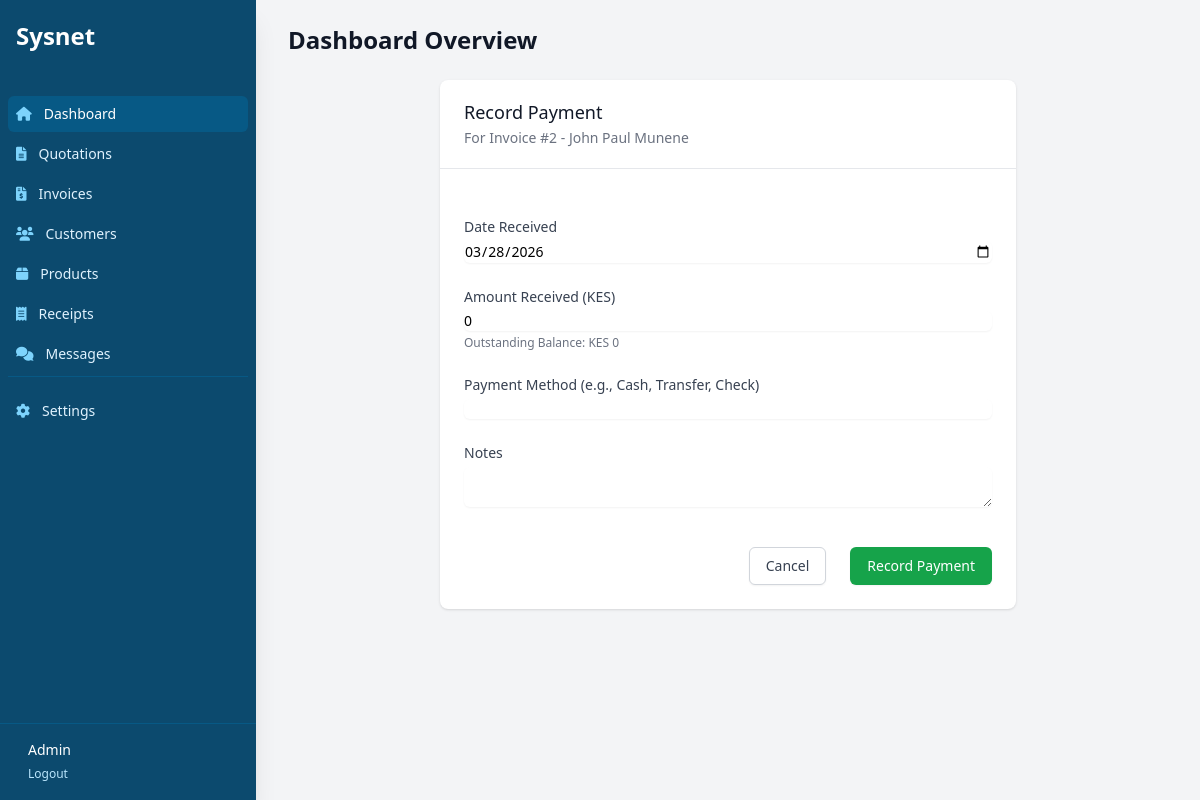
Page /billing/invoice/2/payment/ (signed in) on the committed database.
### billing/models.py (models this page shows, shortened)
class Invoice(models.Model):
    PENDING = 'pending'
    PAID = 'paid'
    OVERDUE = 'overdue'
    STATUS_CHOICES = [
        (PENDING, 'Pending'),
        (PAID, 'Paid'),
        (OVERDUE, 'Overdue'),
    ]
    customer = models.ForeignKey(Customer, on_delete=models.CASCADE)
    quotation = models.OneToOneField(Quotation, on_delete=models.SET_NULL, null=True, blank=True)
    date = models.DateField(default=timezone.now)
    due_date = models.DateField(null=True, blank=True)
    status = models.CharField(max_length=10, choices=STATUS_CHOICES, default=PENDING)
    created_at = models.DateTimeField(auto_now_add=True)
    @property
    def total_amount(self):
        return self.items.aggregate(total=Sum(models.F('quantity') * models.F('unit_price')))['total'] or 0
    @property
    def amount_paid(self):
        return self.receipts.aggregate(total=Sum('amount'))['total'] or 0
    @property
    def balance_due(self):
        return self.total_amount - self.amount_paid

class Customer(models.Model):
    name = models.CharField(max_length=200)
    email = models.EmailField(blank=True, null=True)
    phone = models.CharField(max_length=20, blank=True, null=True)
    address = models.TextField(blank=True, null=True)
    created_at = models.DateTimeField(auto_now_add=True)

### billing/views.py (the view)
# urls.py: path('invoice/<int:invoice_pk>/payment/', views.add_receipt, name='add_receipt'),
@login_required
def add_receipt(request, invoice_pk):
    invoice = get_object_or_404(Invoice, pk=invoice_pk)
    if request.method == 'POST':
        form = ReceiptForm(request.POST)
        if form.is_valid():
            receipt = form.save(commit=False)
            receipt.invoice = invoice
            receipt.save()
            if invoice.balance_due <= 0:
                invoice.status = Invoice.PAID
                invoice.save()
            return redirect('invoice_detail', pk=invoice.pk)
    else:
        form = ReceiptForm(initial={'amount': invoice.balance_due})
    return render(request, 'billing/receipt_form.html', {'form': form, 'invoice': invoice})

### billing/forms.py
class ReceiptForm(forms.ModelForm):
    class Meta:
        model = Receipt
        fields = ['date', 'amount', 'payment_method', 'note']
        widgets = {
            'date': forms.DateInput(attrs={'type': 'date', 'class': 'mt-1 block w-full rounded-md border-gray-300 shadow-sm focus:border-brand-500 focus:ring-brand-500 sm:text-sm'}),
            'amount': forms.NumberInput(attrs={'class': 'mt-1 block w-full rounded-md border-gray-300 shadow-sm focus:border-brand-500 focus:ring-brand-500 sm:text-sm'}),
            'payment_method': forms.TextInput(attrs={'class': 'mt-1 block w-full rounded-md border-gray-300 shadow-sm focus:border-brand-500 focus:ring-brand-500 sm:text-sm'}),
            'note': forms.Textarea(attrs={'rows': 2, 'class': 'mt-1 block w-full rounded-md border-gray-300 shadow-sm focus:border-brand-500 focus:ring-brand-500 sm:text-sm'}),
        }

### billing/context_processors.py (called while the page is built)
def company_info(request):
    return {
        'company': CompanyProfile.objects.first()
    }

def unread_count(request):
    if request.user.is_authenticated:
        return {'unread_count': ContactMessage.objects.filter(is_read=False).count()}
    return {'unread_count': 0}

### templates/billing/receipt_form.html (shortened to what this page needs)
{% extends 'billing/base_dashboard.html' %}
{% block dashboard_content %}
<div class="max-w-xl mx-auto bg-white shadow rounded-lg">
    <div class="px-4 py-5 border-b border-gray-200 sm:px-6">
        <h3 class="text-lg leading-6 font-medium text-gray-900">Record Payment</h3>
        <p class="mt-1 text-sm text-gray-500">For Invoice #{{ invoice.id }} - {{ invoice.customer.name }}</p>
    </div>
    <form method="post" class="p-6 space-y-6">
        <div class="grid grid-cols-1 gap-y-6">
            <div>
                <label class="block text-sm font-medium text-gray-700">Date Received</label>
                {{ form.date }}
            </div>
            <div>
                <label class="block text-sm font-medium text-gray-700">Amount Received (KES)</label>
                {{ form.amount }}
                <p class="text-xs text-gray-500 mt-1">Outstanding Balance: KES {{ invoice.balance_due }}</p>
            </div>
            <div>
                <label class="block text-sm font-medium text-gray-700">Payment Method (e.g., Cash, Transfer, Check)</label>
                {{ form.payment_method }}
            </div>
            <div>
                <label class="block text-sm font-medium text-gray-700">Notes</label>
                {{ form.note }}
            </div>
        </div>
        <div class="flex justify-end pt-4">
            <a href="{% url 'invoice_detail' invoice.pk %}" class="bg-white py-2 px-4 border border-gray-300 rounded-md shadow-sm text-sm font-medium text-gray-700 hover:bg-gray-50 focus:outline-none focus:ring-2 focus:ring-offset-2 focus:ring-brand-500 mr-3">Cancel</a>
            <button type="submit" class="ml-3 inline-flex justify-center py-2 px-4 border border-transparent shadow-sm text-sm font-medium rounded-md text-white bg-green-600 hover:bg-green-700 focus:outline-none focus:ring-2 focus:ring-offset-2 focus:ring-green-500">Record Payment</button>
        </div>
    </form>
</div>
{% endblock %}

### templates/billing/base_dashboard.html (shortened to what this page needs)
<!DOCTYPE html>
<html lang="en">
<head>
    <script src="https://cdn.tailwindcss.com"></script>
    <link href="https://cdnjs.cloudflare.com/ajax/libs/font-awesome/6.0.0/css/all.min.css" rel="stylesheet">
</head>
<body class="bg-gray-100 font-sans">
    <div class="flex h-screen overflow-hidden">
        <div class="hidden md:flex md:flex-shrink-0 no-print">
            <div class="flex flex-col w-64">
                <div class="flex flex-col h-0 flex-1 bg-brand-900 shadow-xl">
                    <div class="flex-1 flex flex-col pt-5 pb-4 overflow-y-auto">
                        <div class="flex items-center flex-shrink-0 px-4 mb-6">
                            <span class="text-white text-2xl font-bold">Sysnet</span>
                        </div>
                        <nav class="mt-5 flex-1 px-2 space-y-1">
                            <a href="{% url 'dashboard' %}" class="group flex items-center px-2 py-2 text-sm font-medium rounded-md text-white bg-brand-800">
                                <i class="fas fa-home mr-3 text-brand-300"></i>
                                Dashboard
                            </a>
                            <a href="{% url 'quotation_list' %}" class="group flex items-center px-2 py-2 text-sm font-medium rounded-md text-brand-100 hover:bg-brand-800 hover:text-white">
                                <i class="fas fa-file-alt mr-3 text-brand-300 group-hover:text-white"></i>
                                Quotations
                            </a>
                            <a href="{% url 'invoice_list' %}" class="group flex items-center px-2 py-2 text-sm font-medium rounded-md text-brand-100 hover:bg-brand-800 hover:text-white">
                                <i class="fas fa-file-invoice-dollar mr-3 text-brand-300 group-hover:text-white"></i>
                                Invoices
                            </a>
                            <a href="{% url 'customer_list' %}" class="group flex items-center px-2 py-2 text-sm font-medium rounded-md text-brand-100 hover:bg-brand-800 hover:text-white">
                                <i class="fas fa-users mr-3 text-brand-300 group-hover:text-white"></i>
                                Customers
                            </a>
                            <a href="{% url 'product_list' %}" class="group flex items-center px-2 py-2 text-sm font-medium rounded-md text-brand-100 hover:bg-brand-800 hover:text-white">
                                <i class="fas fa-box mr-3 text-brand-300 group-hover:text-white"></i>
                                Products
                            </a>
                             <a href="{% url 'receipt_list' %}" class="group flex items-center px-2 py-2 text-sm font-medium rounded-md text-brand-100 hover:bg-brand-800 hover:text-white">
                                <i class="fas fa-receipt mr-3 text-brand-300 group-hover:text-white"></i>
                                Receipts
                            </a>
                            <a href="{% url 'message_list' %}" class="group flex items-center px-2 py-2 text-sm font-medium rounded-md text-brand-100 hover:bg-brand-800 hover:text-white relative">
                                <i class="fas fa-comments mr-3 text-brand-300 group-hover:text-white"></i>
                                Messages
                            </a>
                            <div class="pt-4 mt-4 border-t border-brand-800">
                                <a href="{% url 'company_settings' %}" class="group flex items-center px-2 py-2 text-sm font-medium rounded-md text-brand-100 hover:bg-brand-800 hover:text-white">
                                    <i class="fas fa-cog mr-3 text-brand-300 group-hover:text-white"></i>
                                    Settings
                                </a>
                            </div>
                        </nav>
                    </div>
                    <div class="flex-shrink-0 flex border-t border-brand-800 p-4">
                        <div class="flex items-center">
                            <div class="ml-3">
                                <p class="text-sm font-medium text-white">
                                    {{ user.username|title }}
                                </p>
                                <form action="{% url 'logout' %}" method="post" class="inline">
                                    <button type="submit" class="text-xs font-medium text-brand-200 hover:text-white group-hover:text-white">
                                        Logout
                                    </button>
                                </form>
                            </div>
                        </div>
                    </div>
                </div>
            </div>
        </div>
        <div class="flex flex-col w-0 flex-1 overflow-hidden">
            <main class="flex-1 relative overflow-y-auto focus:outline-none">
                <div class="py-6">
                    <div class="max-w-7xl mx-auto px-4 sm:px-6 md:px-8 mb-6 no-print">
                        <h1 class="text-2xl font-semibold text-gray-900">Dashboard Overview</h1>
                    </div>
                    <div class="max-w-7xl mx-auto px-4 sm:px-6 md:px-8">
                        {% block dashboard_content %}{% endblock %}
                    </div>
                </div>
            </main>
        </div>
    </div>
</body>
</html>

### rows in the picture
Invoice: id "2", customer.name "John Paul Munene", balance_due "0"

### other values in the picture
{{ user.username|title }} "Admin"
